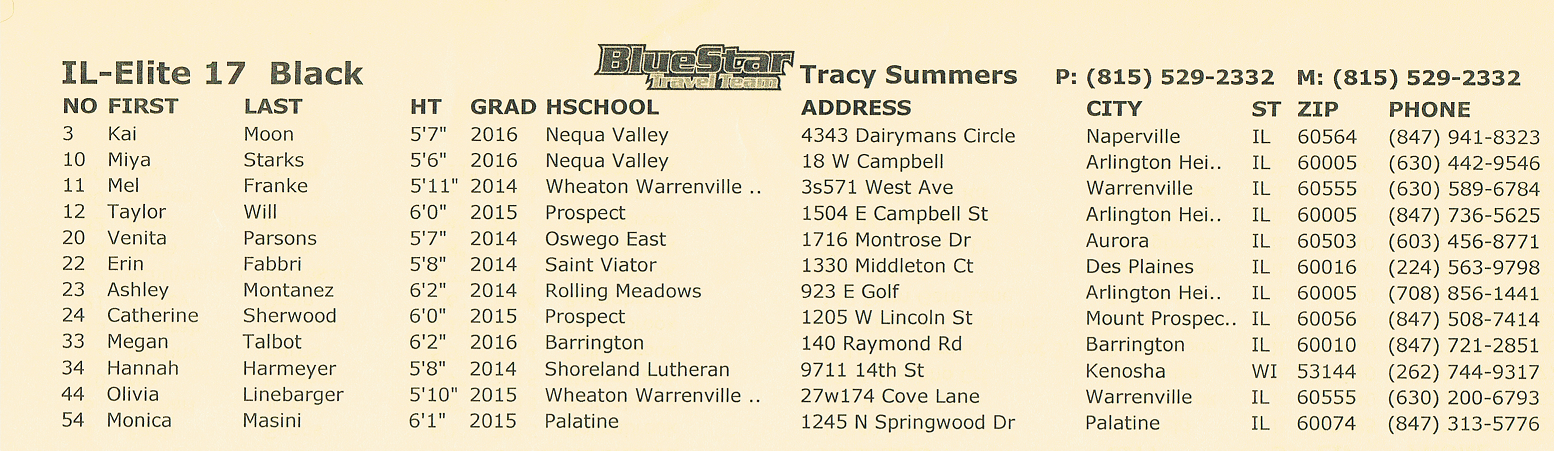
#> input picture images/usjn_mod1.png, 1563 x 451 px, found by its file name
$ python image_sandbox.py
#> lines starting #> are read from the running program, lines starting #| are printed output that depends on the picture; after the words box and inside, x2 and y2 are one past the last pixel; in counts of white or black regions, pixels touching at a corner belong together
import cv2
from PIL import Image, ImageFilter, ImageDraw
from pylab import *
import matplotlib.pyplot as plt
import matplotlib.image as mpimg
import numpy as np

cv2_image_location = '..\\..\\images\\usjn_mod1.png'
pil_image_location = '..\\..\\images\\usjn_mod1.png'


if __name__ == '__main__':
    try:
        cv2_img = cv2.imread(cv2_image_location)
#> cv2_img is the input picture: shape (451, 1563, 3); mean B, G, R 197.1, 225.3, 235.8
    except IOError:
        print(' Unable to open image: ', cv2_image_location)

    try:
        pil_image = Image.open(pil_image_location)
    except IOError:
        print(' Unable to open image: ', pil_image_location)

    pil_img_sharpen = pil_image.filter(ImageFilter.SHARPEN)

    img_grey = cv2.cvtColor(np.array(pil_img_sharpen), cv2.COLOR_BGR2GRAY)
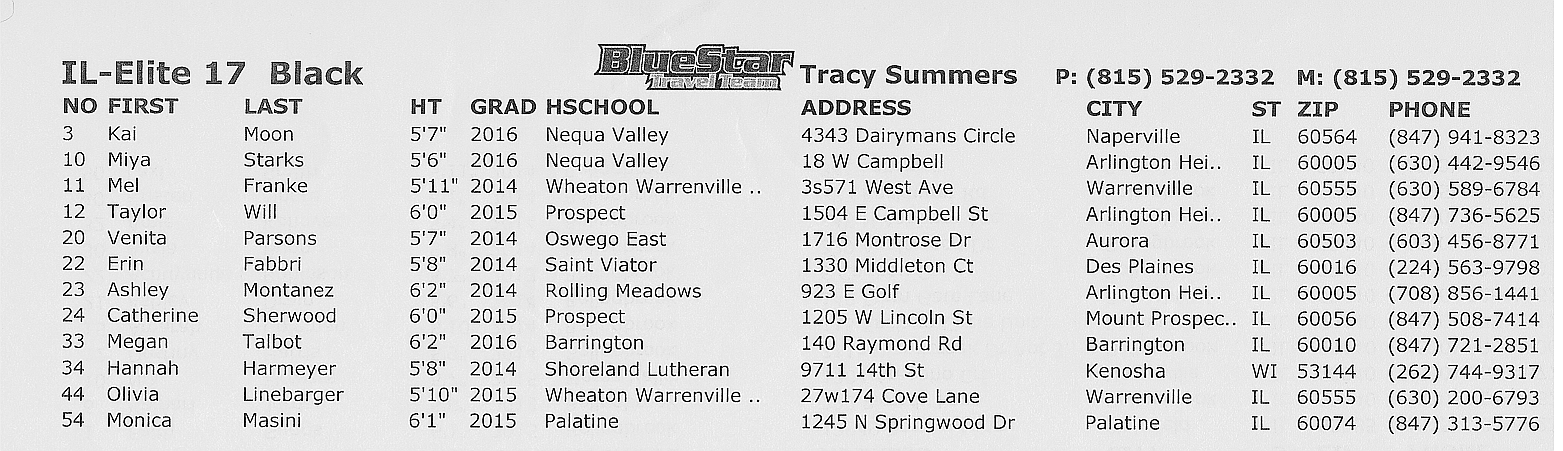
#> img_grey: shape (451, 1563); min 0, max 255, mean 217.6

    img_denoise = cv2.fastNlMeansDenoising(img_grey)

    #img_bilateral = cv2.bilateralFilter(img_denoise, 3, 50, 50)

    threshold = cv2.adaptiveThreshold(img_denoise, 255, cv2.ADAPTIVE_THRESH_MEAN_C, cv2.THRESH_BINARY, 21, 2)
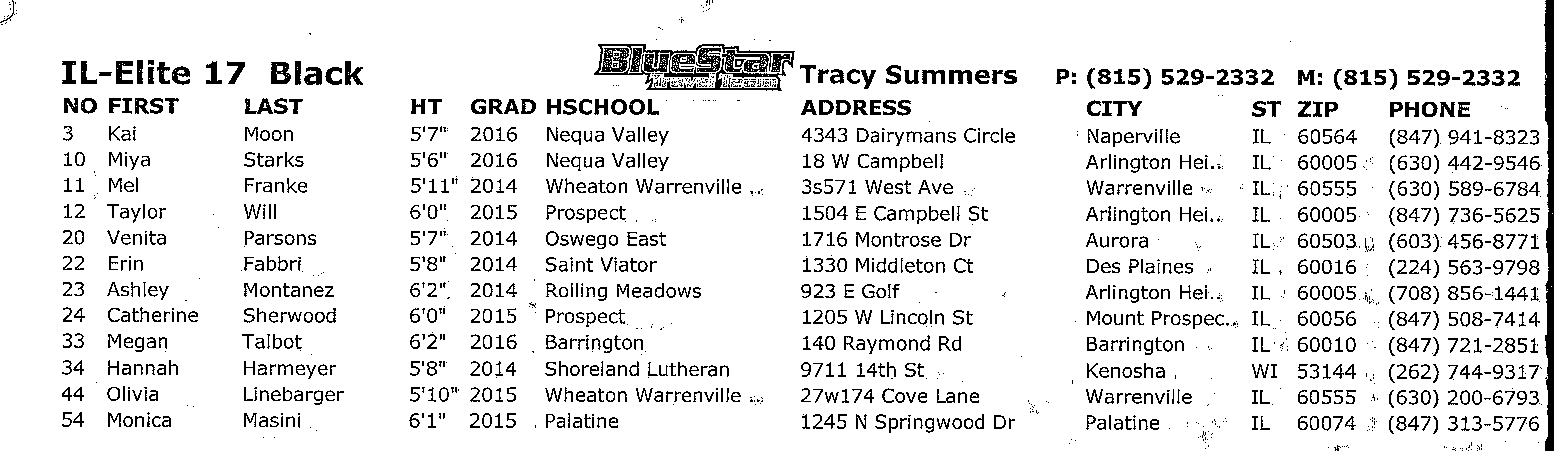
#> threshold: shape (451, 1563); 90.5% white; black in thin lines or dots

    cv2.imshow('Original', cv2_img)
    cv2.imshow('Sharpen', img_grey)
    cv2.imshow('Denoise', img_denoise)
    #cv2.imshow('img_bilateral', img_bilateral)
    cv2.imshow('Adaptive Threshold', threshold)
    cv2.waitKey(0)
    cv2.destroyAllWindows()

    print(img_grey)
#> (printed output is left out)

# [39 lines of commented-out code are left out]

$ run again, with images/first.png copied over images/usjn_mod1.png
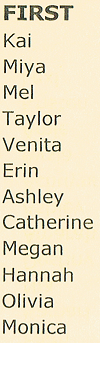
#> input picture images/first.png, 100 x 371 px, found by its file name
#> cv2_img is the input picture: shape (371, 100, 3); mean B, G, R 199.9, 225.6, 235
#> `img_grey = cv2.cvtColor(np.array(pil_img_sharpen), cv2.COLOR_BGR2GRAY)`:
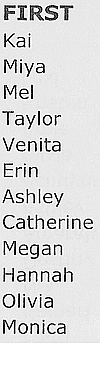
#> img_grey: shape (371, 100); min 0, max 255, mean 218.3
#> `threshold = cv2.adaptiveThreshold(img_denoise, 255, cv2.ADAPTIVE_THRES..`:
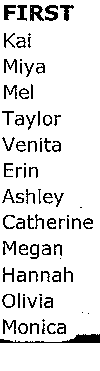
#> threshold: shape (371, 100); 89.3% white; black in thin lines or dots
#> (printed output is left out)

$ run again, with images/usjn_mod.png copied over images/usjn_mod1.png
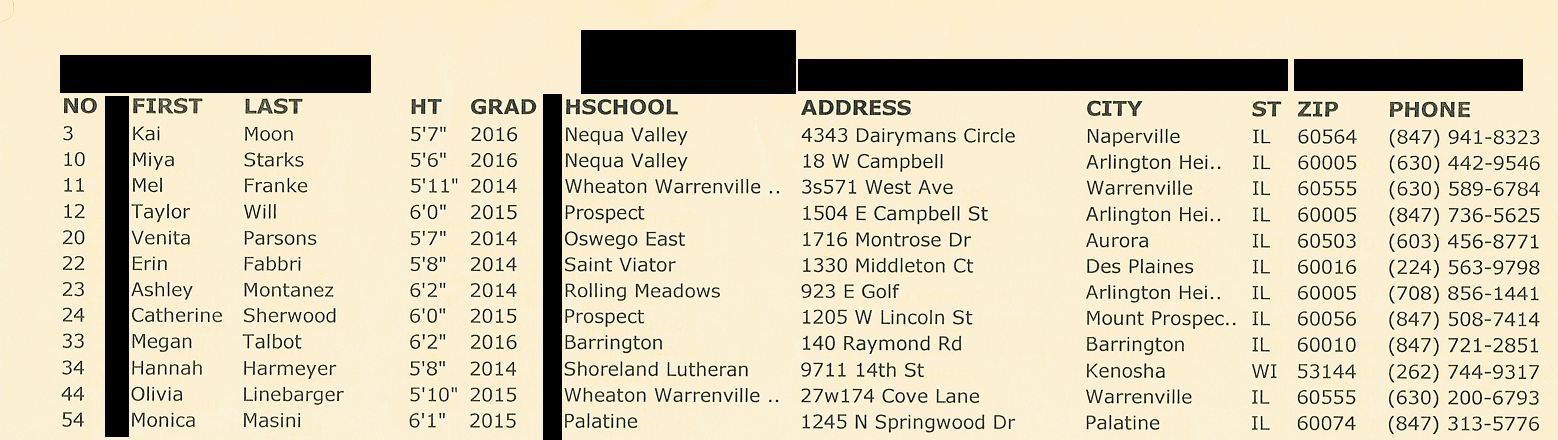
#> input picture images/usjn_mod.png, 1558 x 440 px, found by its file name
#> cv2_img is the input picture: shape (440, 1558, 3); mean B, G, R 179.7, 205.5, 215.2
#> `img_grey = cv2.cvtColor(np.array(pil_img_sharpen), cv2.COLOR_BGR2GRAY)`:
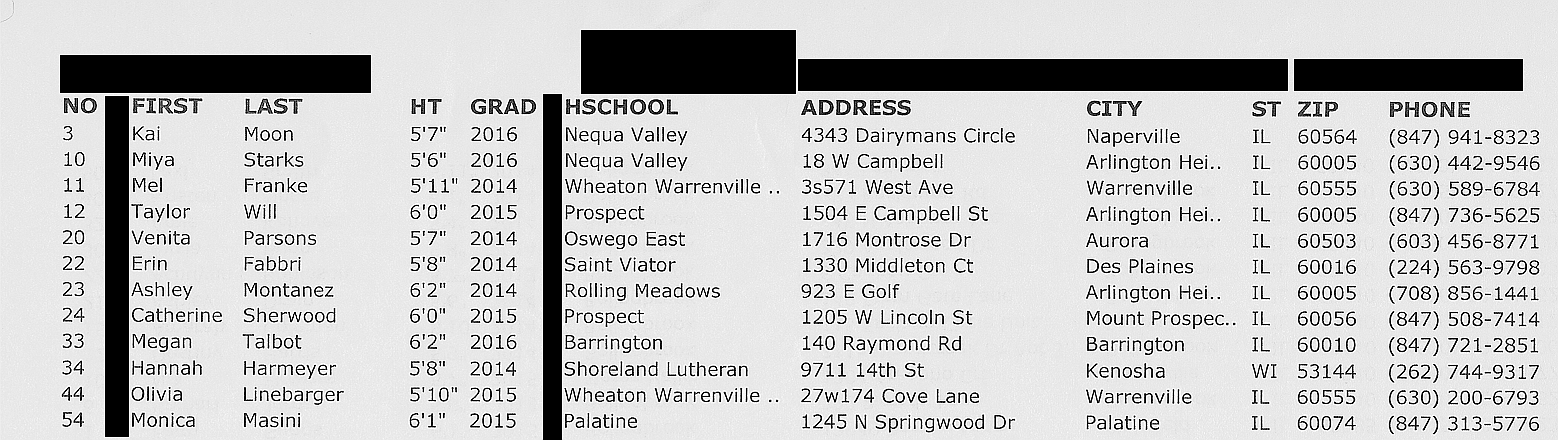
#> img_grey: shape (440, 1558); min 0, max 255, mean 198.8
#> `threshold = cv2.adaptiveThreshold(img_denoise, 255, cv2.ADAPTIVE_THRES..`:
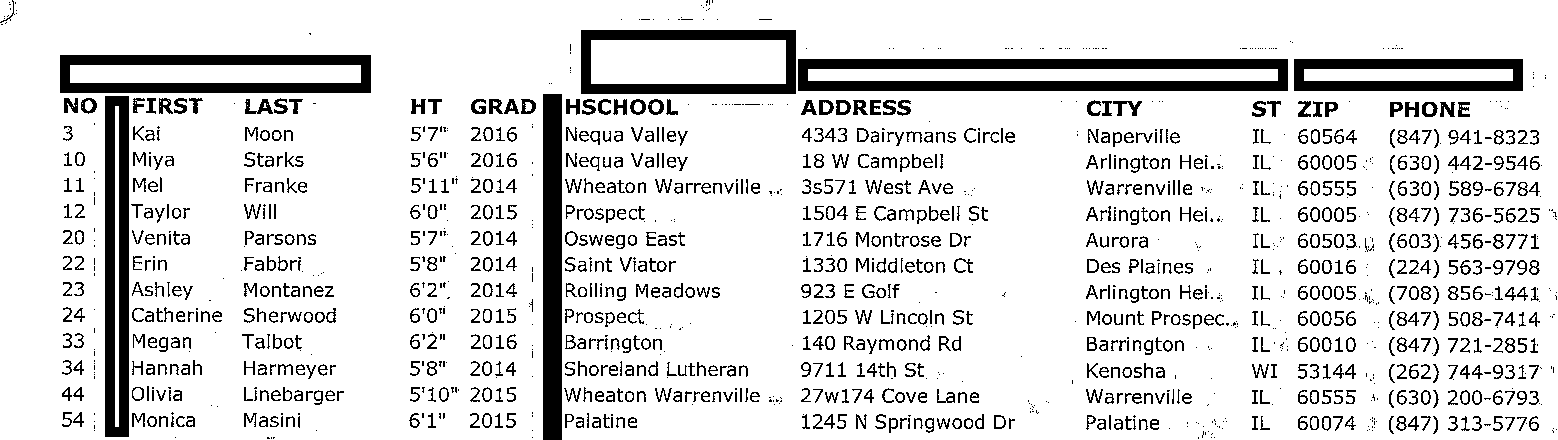
#> threshold: shape (440, 1558); 86.6% white; 1518 black regions (587 under 20 px), largest, box (x1, y1, x2, y2) and area: (798, 59, 1288, 91) 10040, (105, 96, 129, 437) 6900, (60, 55, 371, 93) 6580
#> (printed output is left out)

$ run again, with images/.crop.png copied over images/usjn_mod1.png
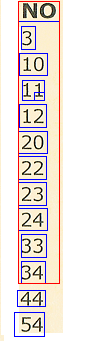
#> input picture images/.crop.png, 94 x 353 px, found by its file name
#> cv2_img is the input picture: shape (353, 94, 3); mean B, G, R 225, 228.2, 237.4
#> `img_grey = cv2.cvtColor(np.array(pil_img_sharpen), cv2.COLOR_BGR2GRAY)`:
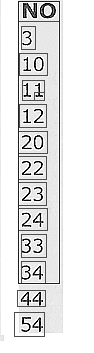
#> img_grey: shape (353, 94); min 0, max 255, mean 228.7
#> `threshold = cv2.adaptiveThreshold(img_denoise, 255, cv2.ADAPTIVE_THRES..`:
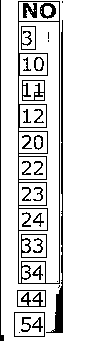
#> threshold: shape (353, 94); 86.8% white; black in thin lines or dots, all inside (x1, y1, x2, y2) = (0, 0, 63, 341)
#> (printed output is left out)
